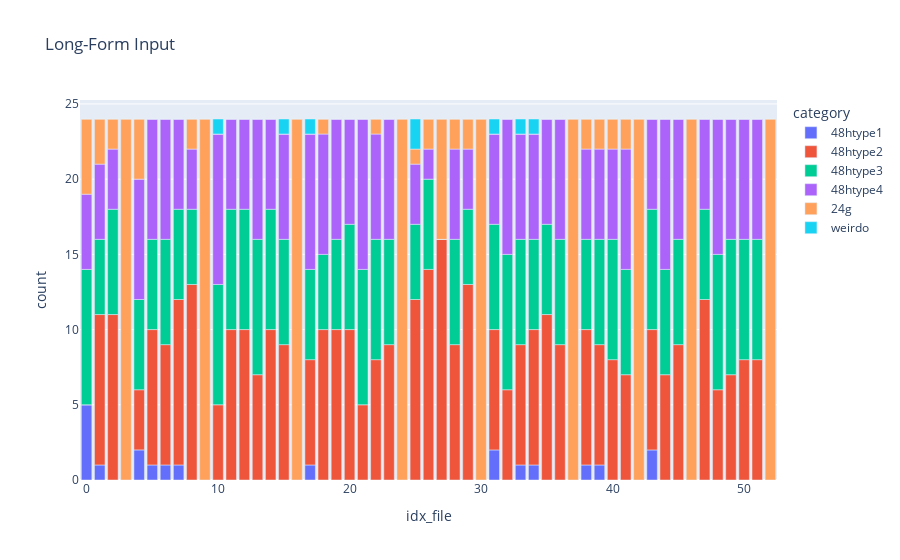

Notebook code for this chart:
### Code cell
get_amount_type(file_loc_important_cols, litype, el = "Li")
df = plot_amount_type(file_loc_important_cols, litype, el = "Li", style = "bar")

### Figure 1 — Plotly figure (JSON) as saved in the notebook; plotly's stock layout.template omitted (floating-point values rounded to 4 significant figures)
{"data": [{"alignmentgroup": "True", "hovertemplate": "category=48htype1<br>idx_file=%{x}<br>count=%{y}<extra></extra>", "legendgroup": "48htype1", "marker": {"color": "#636efa", "pattern": {"shape": ""}}, "name": "48htype1", "offsetgroup": "48htype1", "orientation": "v", "showlegend": true, "textposition": "auto", "type": "bar", "x": [0, 1, 2, 3, 4, 5, 6, 7, 8, 9, 10, 11, 12, 13, 14, 15, 16, 17, 18, 19, 20, 21, 22, 23, 24, 25, 26, 27, 28, 29, 30, 31, 32, 33, 34, 35, 36, 37, 38, 39, 40, 41, 42, 43, 44, 45, 46, 47, 48, 49, 50, 51, 52], "xaxis": "x", "y": [5, 1, 0, 0, 2, 1, 1, 1, 0, 0, 0, 0, 0, 0, 0, 0, 0, 1, 0, 0, 0, 0, 0, 0, 0, 0, 0, 0, 0, 0, 0, 2, 0, 1, 1, 0, 0, 0, 1, 1, 0, 0, 0, 2, 0, 0, 0, 0, 0, 0, 0, 0, 0], "yaxis": "y"}, {"alignmentgroup": "True", "hovertemplate": "category=48htype2<br>idx_file=%{x}<br>count=%{y}<extra></extra>", "legendgroup": "48htype2", "marker": {"color": "#EF553B", "pattern": {"shape": ""}}, "name": "48htype2", "offsetgroup": "48htype2", "orientation": "v", "showlegend": true, "textposition": "auto", "type": "bar", "x": [0, 1, 2, 3, 4, 5, 6, 7, 8, 9, 10, 11, 12, 13, 14, 15, 16, 17, 18, 19, 20, 21, 22, 23, 24, 25, 26, 27, 28, 29, 30, 31, 32, 33, 34, 35, 36, 37, 38, 39, 40, 41, 42, 43, 44, 45, 46, 47, 48, 49, 50, 51, 52], "xaxis": "x", "y": [0, 10, 11, 0, 4, 9, 8, 11, 13, 0, 5, 10, 10, 7, 10, 9, 0, 7, 10, 10, 10, 5, 8, 9, 0, 12, 14, 16, 9, 13, 0, 8, 6, 8, 9, 11, 9, 0, 9, 8, 8, 7, 0, 8, 7, 9, 0, 12, 6, 7, 8, 8, 0], "yaxis": "y"}, {"alignmentgroup": "True", "hovertemplate": "category=48htype3<br>idx_file=%{x}<br>count=%{y}<extra></extra>", "legendgroup": "48htype3", "marker": {"color": "#00cc96", "pattern": {"shape": ""}}, "name": "48htype3", "offsetgroup": "48htype3", "orientation": "v", "showlegend": true, "textposition": "auto", "type": "bar", "x": [0, 1, 2, 3, 4, 5, 6, 7, 8, 9, 10, 11, 12, 13, 14, 15, 16, 17, 18, 19, 20, 21, 22, 23, 24, 25, 26, 27, 28, 29, 30, 31, 32, 33, 34, 35, 36, 37, 38, 39, 40, 41, 42, 43, 44, 45, 46, 47, 48, 49, 50, 51, 52], "xaxis": "x", "y": [9, 5, 7, 0, 6, 6, 7, 6, 5, 0, 8, 8, 8, 9, 8, 7, 0, 6, 5, 6, 7, 9, 8, 7, 0, 5, 6, 0, 7, 5, 0, 7, 9, 7, 6, 6, 7, 0, 6, 7, 8, 7, 0, 8, 7, 7, 0, 6, 9, 9, 8, 8, 0], "yaxis": "y"}, {"alignmentgroup": "True", "hovertemplate": "category=48htype4<br>idx_file=%{x}<br>count=%{y}<extra></extra>", "legendgroup": "48htype4", "marker": {"color": "#ab63fa", "pattern": {"shape": ""}}, "name": "48htype4", "offsetgroup": "48htype4", "orientation": "v", "showlegend": true, "textposition": "auto", "type": "bar", "x": [0, 1, 2, 3, 4, 5, 6, 7, 8, 9, 10, 11, 12, 13, 14, 15, 16, 17, 18, 19, 20, 21, 22, 23, 24, 25, 26, 27, 28, 29, 30, 31, 32, 33, 34, 35, 36, 37, 38, 39, 40, 41, 42, 43, 44, 45, 46, 47, 48, 49, 50, 51, 52], "xaxis": "x", "y": [5, 5, 4, 0, 8, 8, 8, 6, 4, 0, 10, 6, 6, 8, 6, 7, 0, 9, 8, 8, 7, 10, 7, 8, 0, 4, 2, 0, 6, 4, 0, 6, 9, 7, 7, 7, 8, 0, 6, 6, 6, 8, 0, 6, 10, 8, 0, 6, 9, 8, 8, 8, 0], "yaxis": "y"}, {"alignmentgroup": "True", "hovertemplate": "category=24g<br>idx_file=%{x}<br>count=%{y}<extra></extra>", "legendgroup": "24g", "marker": {"color": "#FFA15A", "pattern": {"shape": ""}}, "name": "24g", "offsetgroup": "24g", "orientation": "v", "showlegend": true, "textposition": "auto", "type": "bar", "x": [0, 1, 2, 3, 4, 5, 6, 7, 8, 9, 10, 11, 12, 13, 14, 15, 16, 17, 18, 19, 20, 21, 22, 23, 24, 25, 26, 27, 28, 29, 30, 31, 32, 33, 34, 35, 36, 37, 38, 39, 40, 41, 42, 43, 44, 45, 46, 47, 48, 49, 50, 51, 52], "xaxis": "x", "y": [5, 3, 2, 24, 4, 0, 0, 0, 2, 24, 0, 0, 0, 0, 0, 0, 24, 0, 1, 0, 0, 0, 1, 0, 24, 1, 2, 8, 2, 2, 24, 0, 0, 0, 0, 0, 0, 24, 2, 2, 2, 2, 24, 0, 0, 0, 24, 0, 0, 0, 0, 0, 24], "yaxis": "y"}, {"alignmentgroup": "True", "hovertemplate": "category=weirdo<br>idx_file=%{x}<br>count=%{y}<extra></extra>", "legendgroup": "weirdo", "marker": {"color": "#19d3f3", "pattern": {"shape": ""}}, "name": "weirdo", "offsetgroup": "weirdo", "orientation": "v", "showlegend": true, "textposition": "auto", "type": "bar", "x": [0, 1, 2, 3, 4, 5, 6, 7, 8, 9, 10, 11, 12, 13, 14, 15, 16, 17, 18, 19, 20, 21, 22, 23, 24, 25, 26, 27, 28, 29, 30, 31, 32, 33, 34, 35, 36, 37, 38, 39, 40, 41, 42, 43, 44, 45, 46, 47, 48, 49, 50, 51, 52], "xaxis": "x", "y": [0, 0, 0, 0, 0, 0, 0, 0, 0, 0, 1, 0, 0, 0, 0, 1, 0, 1, 0, 0, 0, 0, 0, 0, 0, 2, 0, 0, 0, 0, 0, 1, 0, 1, 1, 0, 0, 0, 0, 0, 0, 0, 0, 0, 0, 0, 0, 0, 0, 0, 0, 0, 0], "yaxis": "y"}], "layout": {"barmode": "relative", "legend": {"title": {"text": "category"}, "tracegroupgap": 0}, "title": {"text": "Long-Form Input"}, "xaxis": {"anchor": "y", "domain": [0, 1], "title": {"text": "idx_file"}}, "yaxis": {"anchor": "x", "domain": [0, 1], "title": {"text": "count"}}}}
